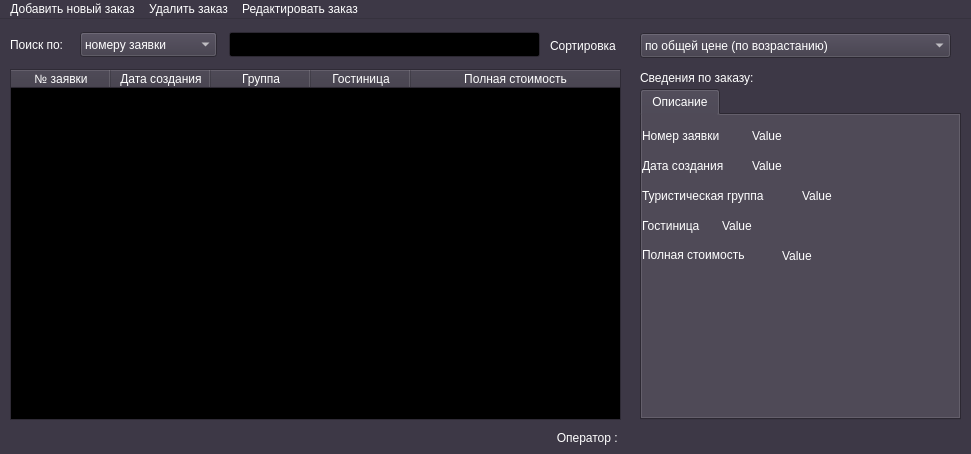
<?xml version="1.0" encoding="UTF-8"?>
<ui version="4.0">
 <class>TourList</class>
 <widget class="QMainWindow" name="TourList">
  <property name="geometry">
   <rect>
    <x>0</x>
    <y>0</y>
    <width>971</width>
    <height>454</height>
   </rect>
  </property>
  <property name="palette">
   <palette>
    <active>
     <colorrole role="WindowText">
      <brush brushstyle="SolidPattern">
       <color alpha="255">
        <red>255</red>
        <green>255</green>
        <blue>255</blue>
       </color>
      </brush>
     </colorrole>
     <colorrole role="Button">
      <brush brushstyle="SolidPattern">
       <color alpha="255">
        <red>61</red>
        <green>56</green>
        <blue>70</blue>
       </color>
      </brush>
     </colorrole>
     <colorrole role="Light">
      <brush brushstyle="SolidPattern">
       <color alpha="255">
        <red>92</red>
        <green>84</green>
        <blue>105</blue>
       </color>
      </brush>
     </colorrole>
     <colorrole role="Midlight">
      <brush brushstyle="SolidPattern">
       <color alpha="255">
        <red>76</red>
        <green>70</green>
        <blue>87</blue>
       </color>
      </brush>
     </colorrole>
     <colorrole role="Dark">
      <brush brushstyle="SolidPattern">
       <color alpha="255">
        <red>31</red>
        <green>28</green>
        <blue>35</blue>
       </color>
      </brush>
     </colorrole>
     <colorrole role="Mid">
      <brush brushstyle="SolidPattern">
       <color alpha="255">
        <red>41</red>
        <green>37</green>
        <blue>47</blue>
       </color>
      </brush>
     </colorrole>
     <colorrole role="Text">
      <brush brushstyle="SolidPattern">
       <color alpha="255">
        <red>255</red>
        <green>255</green>
        <blue>255</blue>
       </color>
      </brush>
     </colorrole>
     <colorrole role="BrightText">
      <brush brushstyle="SolidPattern">
       <color alpha="255">
        <red>255</red>
        <green>255</green>
        <blue>255</blue>
       </color>
      </brush>
     </colorrole>
     <colorrole role="ButtonText">
      <brush brushstyle="SolidPattern">
       <color alpha="255">
        <red>255</red>
        <green>255</green>
        <blue>255</blue>
       </color>
      </brush>
     </colorrole>
     <colorrole role="Base">
      <brush brushstyle="SolidPattern">
       <color alpha="255">
        <red>0</red>
        <green>0</green>
        <blue>0</blue>
       </color>
      </brush>
     </colorrole>
     <colorrole role="Window">
      <brush brushstyle="SolidPattern">
       <color alpha="255">
        <red>61</red>
        <green>56</green>
        <blue>70</blue>
       </color>
      </brush>
     </colorrole>
     <colorrole role="Shadow">
      <brush brushstyle="SolidPattern">
       <color alpha="255">
        <red>0</red>
        <green>0</green>
        <blue>0</blue>
       </color>
      </brush>
     </colorrole>
     <colorrole role="AlternateBase">
      <brush brushstyle="SolidPattern">
       <color alpha="255">
        <red>30</red>
        <green>28</green>
        <blue>35</blue>
       </color>
      </brush>
     </colorrole>
     <colorrole role="ToolTipBase">
      <brush brushstyle="SolidPattern">
       <color alpha="255">
        <red>255</red>
        <green>255</green>
        <blue>220</blue>
       </color>
      </brush>
     </colorrole>
     <colorrole role="ToolTipText">
      <brush brushstyle="SolidPattern">
       <color alpha="255">
        <red>0</red>
        <green>0</green>
        <blue>0</blue>
       </color>
      </brush>
     </colorrole>
     <colorrole role="PlaceholderText">
      <brush brushstyle="SolidPattern">
       <color alpha="127">
        <red>255</red>
        <green>255</green>
        <blue>255</blue>
       </color>
      </brush>
     </colorrole>
    </active>
    <inactive>
     <colorrole role="WindowText">
      <brush brushstyle="SolidPattern">
       <color alpha="255">
        <red>255</red>
        <green>255</green>
        <blue>255</blue>
       </color>
      </brush>
     </colorrole>
     <colorrole role="Button">
      <brush brushstyle="SolidPattern">
       <color alpha="255">
        <red>61</red>
        <green>56</green>
        <blue>70</blue>
       </color>
      </brush>
     </colorrole>
     <colorrole role="Light">
      <brush brushstyle="SolidPattern">
       <color alpha="255">
        <red>92</red>
        <green>84</green>
        <blue>105</blue>
       </color>
      </brush>
     </colorrole>
     <colorrole role="Midlight">
      <brush brushstyle="SolidPattern">
       <color alpha="255">
        <red>76</red>
        <green>70</green>
        <blue>87</blue>
       </color>
      </brush>
     </colorrole>
     <colorrole role="Dark">
      <brush brushstyle="SolidPattern">
       <color alpha="255">
        <red>31</red>
        <green>28</green>
        <blue>35</blue>
       </color>
      </brush>
     </colorrole>
     <colorrole role="Mid">
      <brush brushstyle="SolidPattern">
       <color alpha="255">
        <red>41</red>
        <green>37</green>
        <blue>47</blue>
       </color>
      </brush>
     </colorrole>
     <colorrole role="Text">
      <brush brushstyle="SolidPattern">
       <color alpha="255">
        <red>255</red>
        <green>255</green>
        <blue>255</blue>
       </color>
      </brush>
     </colorrole>
     <colorrole role="BrightText">
      <brush brushstyle="SolidPattern">
       <color alpha="255">
        <red>255</red>
        <green>255</green>
        <blue>255</blue>
       </color>
      </brush>
     </colorrole>
     <colorrole role="ButtonText">
      <brush brushstyle="SolidPattern">
       <color alpha="255">
        <red>255</red>
        <green>255</green>
        <blue>255</blue>
       </color>
      </brush>
     </colorrole>
     <colorrole role="Base">
      <brush brushstyle="SolidPattern">
       <color alpha="255">
        <red>0</red>
        <green>0</green>
        <blue>0</blue>
       </color>
      </brush>
     </colorrole>
     <colorrole role="Window">
      <brush brushstyle="SolidPattern">
       <color alpha="255">
        <red>61</red>
        <green>56</green>
        <blue>70</blue>
       </color>
      </brush>
     </colorrole>
     <colorrole role="Shadow">
      <brush brushstyle="SolidPattern">
       <color alpha="255">
        <red>0</red>
        <green>0</green>
        <blue>0</blue>
       </color>
      </brush>
     </colorrole>
     <colorrole role="AlternateBase">
      <brush brushstyle="SolidPattern">
       <color alpha="255">
        <red>30</red>
        <green>28</green>
        <blue>35</blue>
       </color>
      </brush>
     </colorrole>
     <colorrole role="ToolTipBase">
      <brush brushstyle="SolidPattern">
       <color alpha="255">
        <red>255</red>
        <green>255</green>
        <blue>220</blue>
       </color>
      </brush>
     </colorrole>
     <colorrole role="ToolTipText">
      <brush brushstyle="SolidPattern">
       <color alpha="255">
        <red>0</red>
        <green>0</green>
        <blue>0</blue>
       </color>
      </brush>
     </colorrole>
     <colorrole role="PlaceholderText">
      <brush brushstyle="SolidPattern">
       <color alpha="127">
        <red>255</red>
        <green>255</green>
        <blue>255</blue>
       </color>
      </brush>
     </colorrole>
    </inactive>
    <disabled>
     <colorrole role="WindowText">
      <brush brushstyle="SolidPattern">
       <color alpha="255">
        <red>31</red>
        <green>28</green>
        <blue>35</blue>
       </color>
      </brush>
     </colorrole>
     <colorrole role="Button">
      <brush brushstyle="SolidPattern">
       <color alpha="255">
        <red>61</red>
        <green>56</green>
        <blue>70</blue>
       </color>
      </brush>
     </colorrole>
     <colorrole role="Light">
      <brush brushstyle="SolidPattern">
       <color alpha="255">
        <red>92</red>
        <green>84</green>
        <blue>105</blue>
       </color>
      </brush>
     </colorrole>
     <colorrole role="Midlight">
      <brush brushstyle="SolidPattern">
       <color alpha="255">
        <red>76</red>
        <green>70</green>
        <blue>87</blue>
       </color>
      </brush>
     </colorrole>
     <colorrole role="Dark">
      <brush brushstyle="SolidPattern">
       <color alpha="255">
        <red>31</red>
        <green>28</green>
        <blue>35</blue>
       </color>
      </brush>
     </colorrole>
     <colorrole role="Mid">
      <brush brushstyle="SolidPattern">
       <color alpha="255">
        <red>41</red>
        <green>37</green>
        <blue>47</blue>
       </color>
      </brush>
     </colorrole>
     <colorrole role="Text">
      <brush brushstyle="SolidPattern">
       <color alpha="255">
        <red>31</red>
        <green>28</green>
        <blue>35</blue>
       </color>
      </brush>
     </colorrole>
     <colorrole role="BrightText">
      <brush brushstyle="SolidPattern">
       <color alpha="255">
        <red>255</red>
        <green>255</green>
        <blue>255</blue>
       </color>
      </brush>
     </colorrole>
     <colorrole role="ButtonText">
      <brush brushstyle="SolidPattern">
       <color alpha="255">
        <red>31</red>
        <green>28</green>
        <blue>35</blue>
       </color>
      </brush>
     </colorrole>
     <colorrole role="Base">
      <brush brushstyle="SolidPattern">
       <color alpha="255">
        <red>61</red>
        <green>56</green>
        <blue>70</blue>
       </color>
      </brush>
     </colorrole>
     <colorrole role="Window">
      <brush brushstyle="SolidPattern">
       <color alpha="255">
        <red>61</red>
        <green>56</green>
        <blue>70</blue>
       </color>
      </brush>
     </colorrole>
     <colorrole role="Shadow">
      <brush brushstyle="SolidPattern">
       <color alpha="255">
        <red>0</red>
        <green>0</green>
        <blue>0</blue>
       </color>
      </brush>
     </colorrole>
     <colorrole role="AlternateBase">
      <brush brushstyle="SolidPattern">
       <color alpha="255">
        <red>61</red>
        <green>56</green>
        <blue>70</blue>
       </color>
      </brush>
     </colorrole>
     <colorrole role="ToolTipBase">
      <brush brushstyle="SolidPattern">
       <color alpha="255">
        <red>255</red>
        <green>255</green>
        <blue>220</blue>
       </color>
      </brush>
     </colorrole>
     <colorrole role="ToolTipText">
      <brush brushstyle="SolidPattern">
       <color alpha="255">
        <red>0</red>
        <green>0</green>
        <blue>0</blue>
       </color>
      </brush>
     </colorrole>
     <colorrole role="PlaceholderText">
      <brush brushstyle="SolidPattern">
       <color alpha="127">
        <red>31</red>
        <green>28</green>
        <blue>35</blue>
       </color>
      </brush>
     </colorrole>
    </disabled>
   </palette>
  </property>
  <property name="windowTitle">
   <string>ООО&quot;Туристическая фирма&quot; - Продажи</string>
  </property>
  <widget class="QWidget" name="centralwidget">
   <widget class="QComboBox" name="CMBB_Sort">
    <property name="geometry">
     <rect>
      <x>640</x>
      <y>14</y>
      <width>311</width>
      <height>25</height>
     </rect>
    </property>
    <item>
     <property name="text">
      <string>по общей цене (по возрастанию)</string>
     </property>
    </item>
    <item>
     <property name="text">
      <string>по общей цене (по убыванию)</string>
     </property>
    </item>
    <item>
     <property name="text">
      <string>Без сортировки</string>
     </property>
    </item>
   </widget>
   <widget class="QTableWidget" name="TW_OrderTable">
    <property name="geometry">
     <rect>
      <x>10</x>
      <y>50</y>
      <width>611</width>
      <height>351</height>
     </rect>
    </property>
    <property name="frameShape">
     <enum>QFrame::StyledPanel</enum>
    </property>
    <property name="frameShadow">
     <enum>QFrame::Sunken</enum>
    </property>
    <property name="editTriggers">
     <set>QAbstractItemView::NoEditTriggers</set>
    </property>
    <property name="selectionMode">
     <enum>QAbstractItemView::SingleSelection</enum>
    </property>
    <property name="selectionBehavior">
     <enum>QAbstractItemView::SelectRows</enum>
    </property>
    <attribute name="horizontalHeaderVisible">
     <bool>true</bool>
    </attribute>
    <attribute name="horizontalHeaderCascadingSectionResizes">
     <bool>false</bool>
    </attribute>
    <attribute name="horizontalHeaderHighlightSections">
     <bool>true</bool>
    </attribute>
    <attribute name="horizontalHeaderStretchLastSection">
     <bool>true</bool>
    </attribute>
    <attribute name="verticalHeaderVisible">
     <bool>false</bool>
    </attribute>
    <attribute name="verticalHeaderShowSortIndicator" stdset="0">
     <bool>false</bool>
    </attribute>
    <column>
     <property name="text">
      <string>№ заявки</string>
     </property>
    </column>
    <column>
     <property name="text">
      <string>Дата создания</string>
     </property>
    </column>
    <column>
     <property name="text">
      <string>Группа</string>
     </property>
    </column>
    <column>
     <property name="text">
      <string>Гостиница</string>
     </property>
    </column>
    <column>
     <property name="text">
      <string>Полная стоимость</string>
     </property>
    </column>
   </widget>
   <widget class="QLabel" name="label_2">
    <property name="geometry">
     <rect>
      <x>550</x>
      <y>17</y>
      <width>91</width>
      <height>20</height>
     </rect>
    </property>
    <property name="text">
     <string>Сортировка</string>
    </property>
   </widget>
   <widget class="QTabWidget" name="tabWidget">
    <property name="geometry">
     <rect>
      <x>640</x>
      <y>70</y>
      <width>321</width>
      <height>331</height>
     </rect>
    </property>
    <property name="currentIndex">
     <number>0</number>
    </property>
    <widget class="QWidget" name="tab">
     <attribute name="title">
      <string>Описание</string>
     </attribute>
     <widget class="QLabel" name="label_5">
      <property name="geometry">
       <rect>
        <x>0</x>
        <y>10</y>
        <width>111</width>
        <height>21</height>
       </rect>
      </property>
      <property name="text">
       <string>Номер заявки</string>
      </property>
     </widget>
     <widget class="QLabel" name="LB_IDOrder">
      <property name="geometry">
       <rect>
        <x>110</x>
        <y>10</y>
        <width>201</width>
        <height>21</height>
       </rect>
      </property>
      <property name="frameShape">
       <enum>QFrame::NoFrame</enum>
      </property>
      <property name="text">
       <string>Value</string>
      </property>
     </widget>
     <widget class="QLabel" name="label_6">
      <property name="geometry">
       <rect>
        <x>0</x>
        <y>40</y>
        <width>111</width>
        <height>21</height>
       </rect>
      </property>
      <property name="text">
       <string>Дата создания</string>
      </property>
     </widget>
     <widget class="QLabel" name="LB_DateStart">
      <property name="geometry">
       <rect>
        <x>110</x>
        <y>40</y>
        <width>201</width>
        <height>21</height>
       </rect>
      </property>
      <property name="text">
       <string>Value</string>
      </property>
     </widget>
     <widget class="QLabel" name="label_9">
      <property name="geometry">
       <rect>
        <x>0</x>
        <y>70</y>
        <width>161</width>
        <height>21</height>
       </rect>
      </property>
      <property name="text">
       <string>Туристическая группа</string>
      </property>
     </widget>
     <widget class="QLabel" name="LB_TouristGroup">
      <property name="geometry">
       <rect>
        <x>160</x>
        <y>70</y>
        <width>151</width>
        <height>21</height>
       </rect>
      </property>
      <property name="text">
       <string>Value</string>
      </property>
     </widget>
     <widget class="QLabel" name="label_15">
      <property name="geometry">
       <rect>
        <x>0</x>
        <y>100</y>
        <width>101</width>
        <height>21</height>
       </rect>
      </property>
      <property name="text">
       <string>Гостиница</string>
      </property>
     </widget>
     <widget class="QLabel" name="LB_NameHotel">
      <property name="geometry">
       <rect>
        <x>80</x>
        <y>100</y>
        <width>231</width>
        <height>21</height>
       </rect>
      </property>
      <property name="text">
       <string>Value</string>
      </property>
     </widget>
     <widget class="QLabel" name="label_4">
      <property name="geometry">
       <rect>
        <x>0</x>
        <y>130</y>
        <width>131</width>
        <height>20</height>
       </rect>
      </property>
      <property name="text">
       <string>Полная стоимость</string>
      </property>
     </widget>
     <widget class="QLabel" name="LB_CostOfTicket">
      <property name="geometry">
       <rect>
        <x>140</x>
        <y>130</y>
        <width>171</width>
        <height>21</height>
       </rect>
      </property>
      <property name="text">
       <string>Value</string>
      </property>
     </widget>
    </widget>
   </widget>
   <widget class="QLabel" name="label">
    <property name="geometry">
     <rect>
      <x>640</x>
      <y>50</y>
      <width>171</width>
      <height>17</height>
     </rect>
    </property>
    <property name="text">
     <string>Сведения по заказу:</string>
    </property>
   </widget>
   <widget class="QLineEdit" name="TB_Search">
    <property name="geometry">
     <rect>
      <x>229</x>
      <y>13</y>
      <width>311</width>
      <height>25</height>
     </rect>
    </property>
   </widget>
   <widget class="QComboBox" name="CMBB_Find">
    <property name="geometry">
     <rect>
      <x>80</x>
      <y>13</y>
      <width>137</width>
      <height>25</height>
     </rect>
    </property>
    <item>
     <property name="text">
      <string>номеру заявки</string>
     </property>
    </item>
    <item>
     <property name="text">
      <string>группе</string>
     </property>
    </item>
    <item>
     <property name="text">
      <string>гостинице</string>
     </property>
    </item>
   </widget>
   <widget class="QLabel" name="Find">
    <property name="geometry">
     <rect>
      <x>10</x>
      <y>17</y>
      <width>65</width>
      <height>17</height>
     </rect>
    </property>
    <property name="text">
     <string>Поиск по:</string>
    </property>
   </widget>
   <widget class="QLabel" name="LB_CurrentOperator">
    <property name="geometry">
     <rect>
      <x>10</x>
      <y>410</y>
      <width>611</width>
      <height>17</height>
     </rect>
    </property>
    <property name="text">
     <string>Оператор : </string>
    </property>
    <property name="alignment">
     <set>Qt::AlignRight|Qt::AlignTrailing|Qt::AlignVCenter</set>
    </property>
   </widget>
  </widget>
  <widget class="QMenuBar" name="menubar">
   <property name="geometry">
    <rect>
     <x>0</x>
     <y>0</y>
     <width>971</width>
     <height>22</height>
    </rect>
   </property>
   <widget class="QMenu" name="menu_AddNewOrder">
    <property name="title">
     <string>Добавить новый заказ</string>
    </property>
   </widget>
   <widget class="QMenu" name="menu_DeleteOrder">
    <property name="title">
     <string>Удалить заказ</string>
    </property>
   </widget>
   <widget class="QMenu" name="menu_Edit">
    <property name="title">
     <string>Редактировать заказ</string>
    </property>
   </widget>
   <addaction name="menu_AddNewOrder"/>
   <addaction name="menu_DeleteOrder"/>
   <addaction name="menu_Edit"/>
  </widget>
 </widget>
 <resources/>
 <connections/>
</ui>
